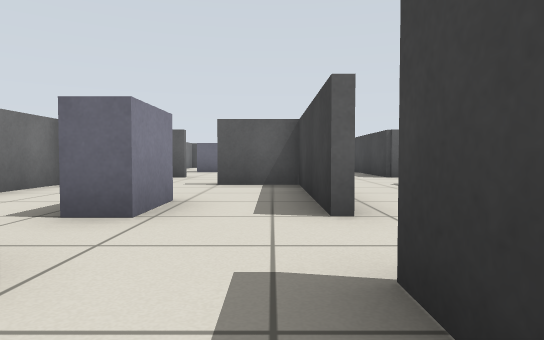
view 1 (above)

24 first-person views from a walk through a Gazebo world. The camera is 0.5 m above the floor, tilts 2° down and sees 75° across. The floor is counted in squares, 1 m on a side. Each view is taken from the middle of a square. On the plan, view 1 faces up. The plan holds only what a view shows up to about 9 squares ahead; the rest is blank. The place goes on beyond the plan.

view 2
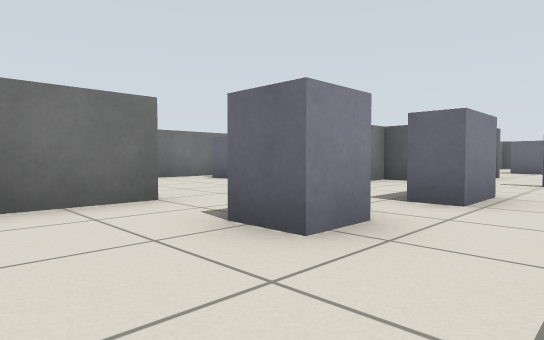

view 3
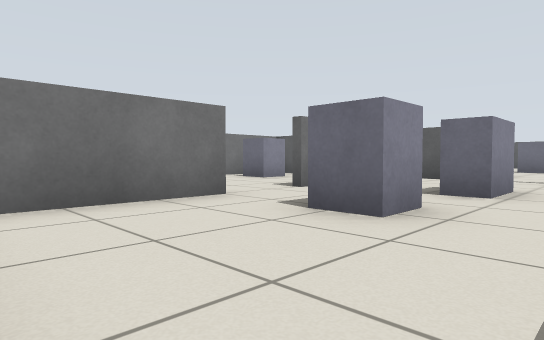

view 4
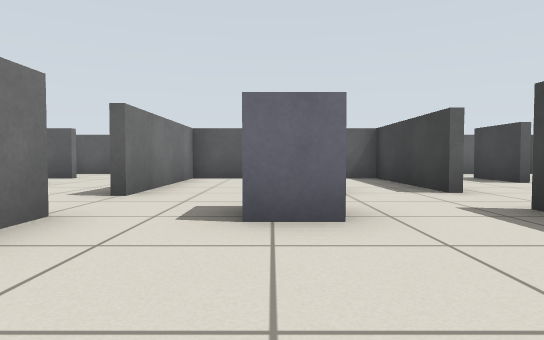

view 5
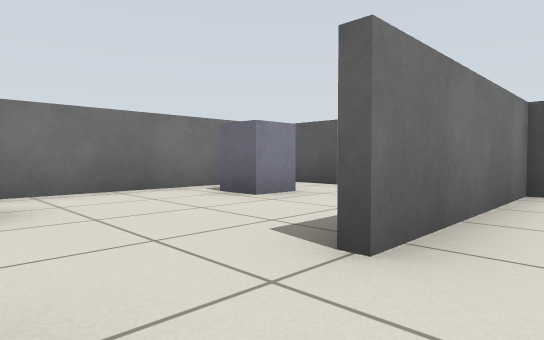

view 6
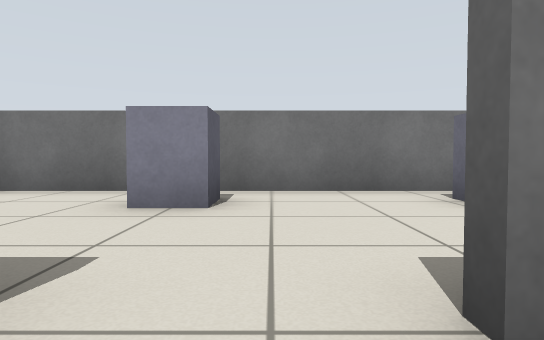

view 7
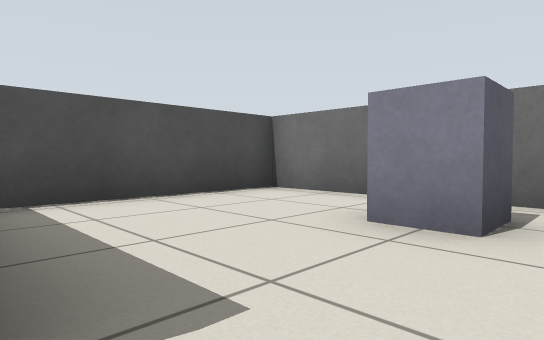

view 8
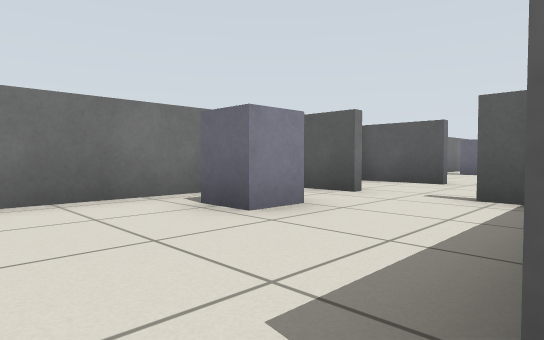

view 9
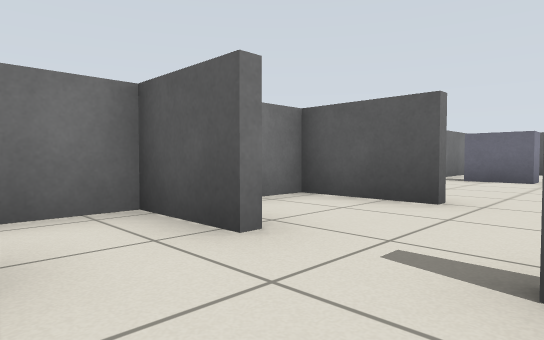

view 10
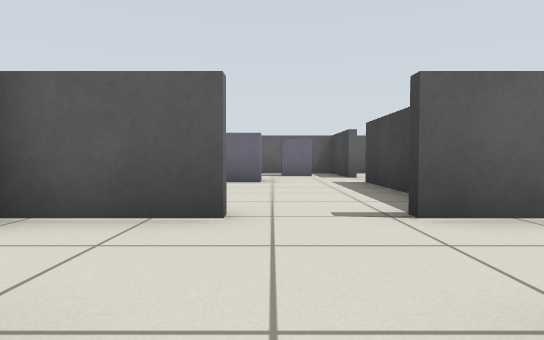

view 11
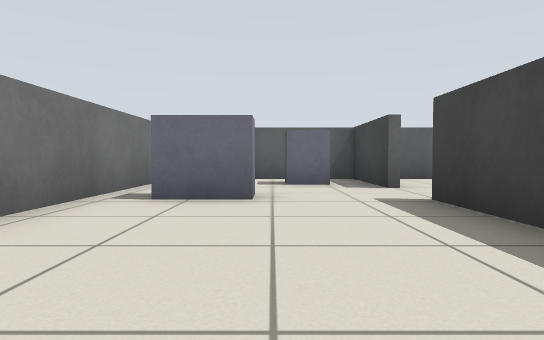

view 12
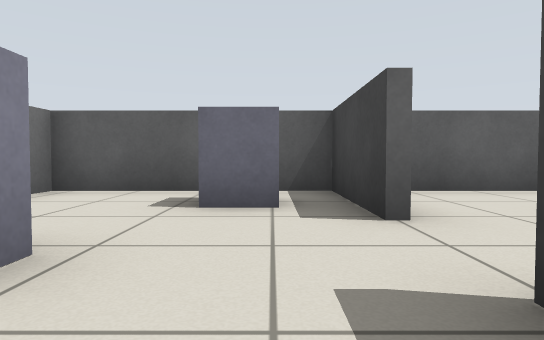

view 13
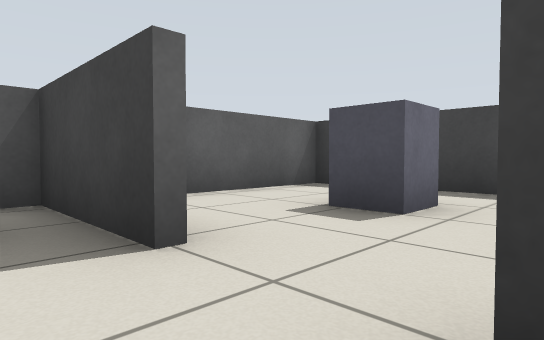

view 14
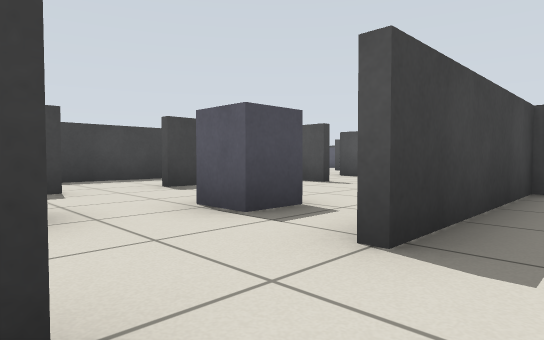

view 15
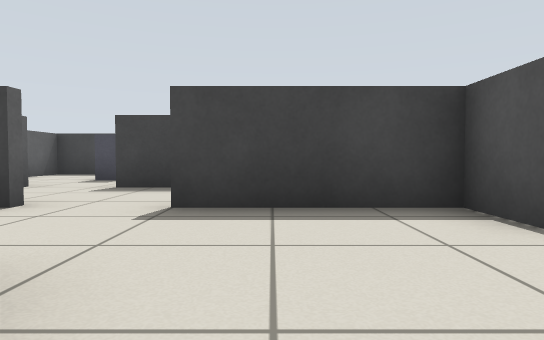

view 16
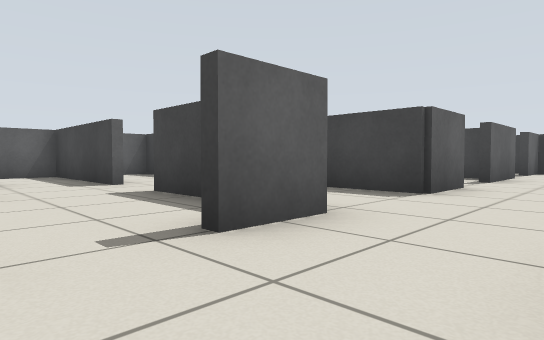

view 17
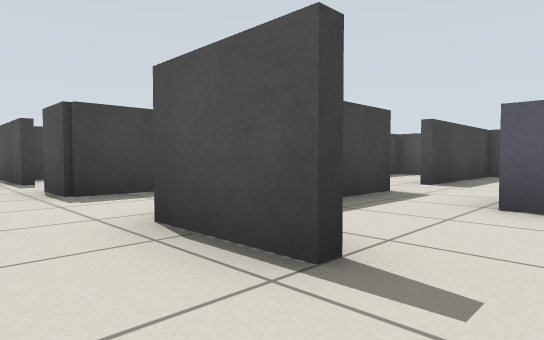

view 18
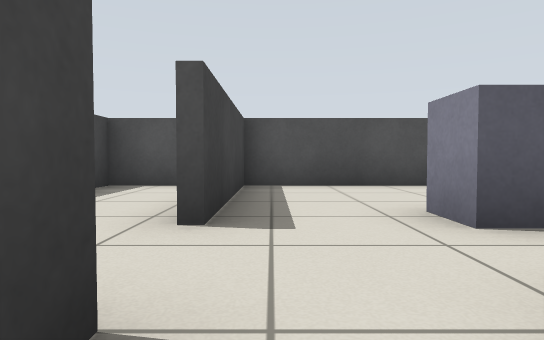

view 19
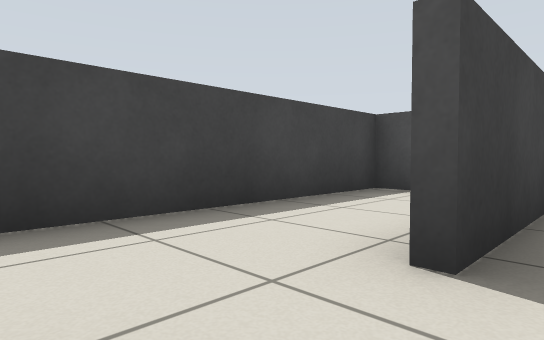

view 20
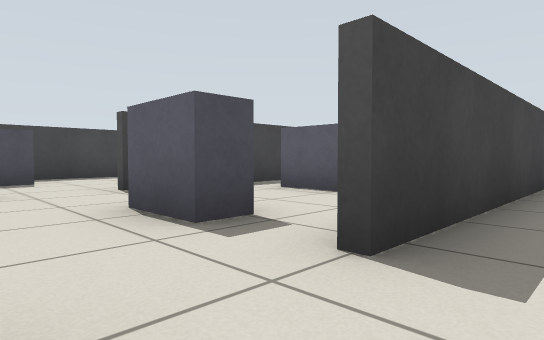

view 21
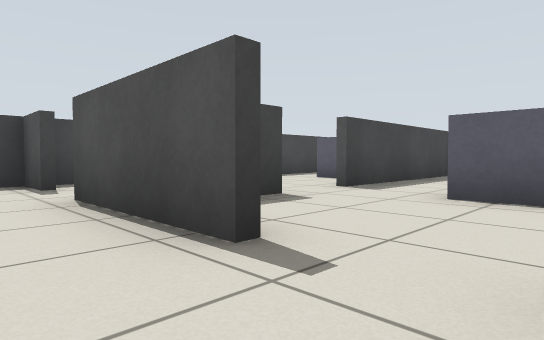

view 22
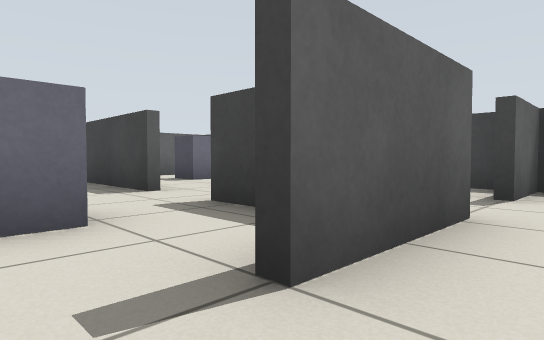

view 23
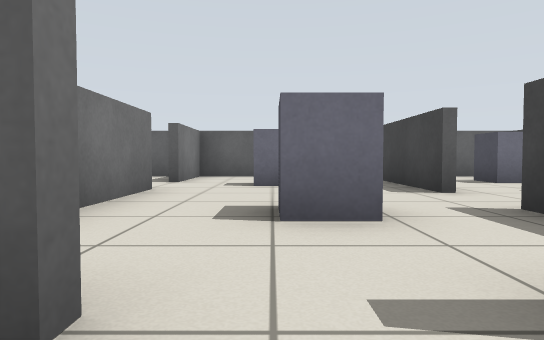

view 24
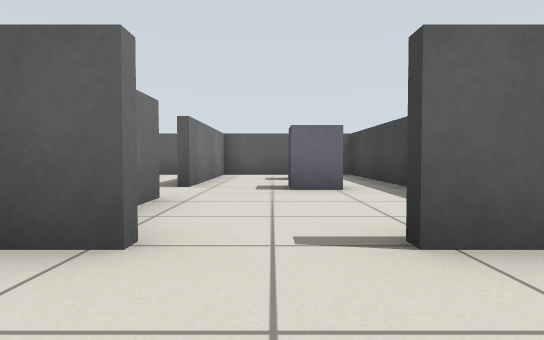

### Floor plan
Key: @ floor where view 1 was taken; # wall or solid block; . floor; B grey box.
Columns run from 9 left of view 1 to 12 right of it. Each row starts with its distance up from view 1.
 18 ###########
 17 #....#....#.#.
 16 #...B#....#.#...#....#
 15 #....#.BB.#...BB#..B.#
 14 #.BB......#...B #....#
 13 #.B..#.B....#.. #..B.#
 12 #....#.B....#........
 11  ....#....#.#.BB#....
 10   ...#....#.#...#....#
  9 ###..##..##.##.###.###
  8 #...................
  7 ###.###.###.#..###..##
  6 #....#....#.#...#  ..#
  5 #.B..#....#.#...#    #
  4 #.B..#.BB.#........B #
  3 #....#.BB.#.#.B......#
  2 #...........#...#....#
  1 #.B....B..#.# ..# B  #
  0 #....#...@#.# BB# B
 -1 #....#....#.#   #
 -2 #....#....#.#
 -3 #############

Where each view was taken, in squares from view 1:
view 1: 0 up, 0 right, facing up
view 2: 1 down, 0 right, facing up-left
view 3: 2 down, 0 right, facing up-left
view 4: 2 down, 2 left, facing up
view 5: 1 up, 3 left, facing up-left
view 6: 2 up, 3 left, facing left
view 7: 2 up, 4 left, facing down-left
view 8: 2 up, 4 left, facing up-left
view 9: 5 up, 5 left, facing up-left
view 10: 6 up, 6 left, facing up
view 11: 9 up, 6 left, facing up
view 12: 12 up, 5 left, facing up
view 13: 13 up, 5 left, facing up-right
view 14: 15 up, 5 left, facing down-right
view 15: 11 up, 3 left, facing right
view 16: 7 up, 2 left, facing up-right
view 17: 8 up, 2 left, facing down-right
view 18: 4 up, 0 right, facing down
view 19: 3 up, 0 right, facing down-right
view 20: 5 up, 2 right, facing down-right
view 21: 8 up, 4 right, facing down-right
view 22: 8 up, 5 right, facing up-right
view 23: 8 up, 5 right, facing up
view 24: 7 up, 9 right, facing up
